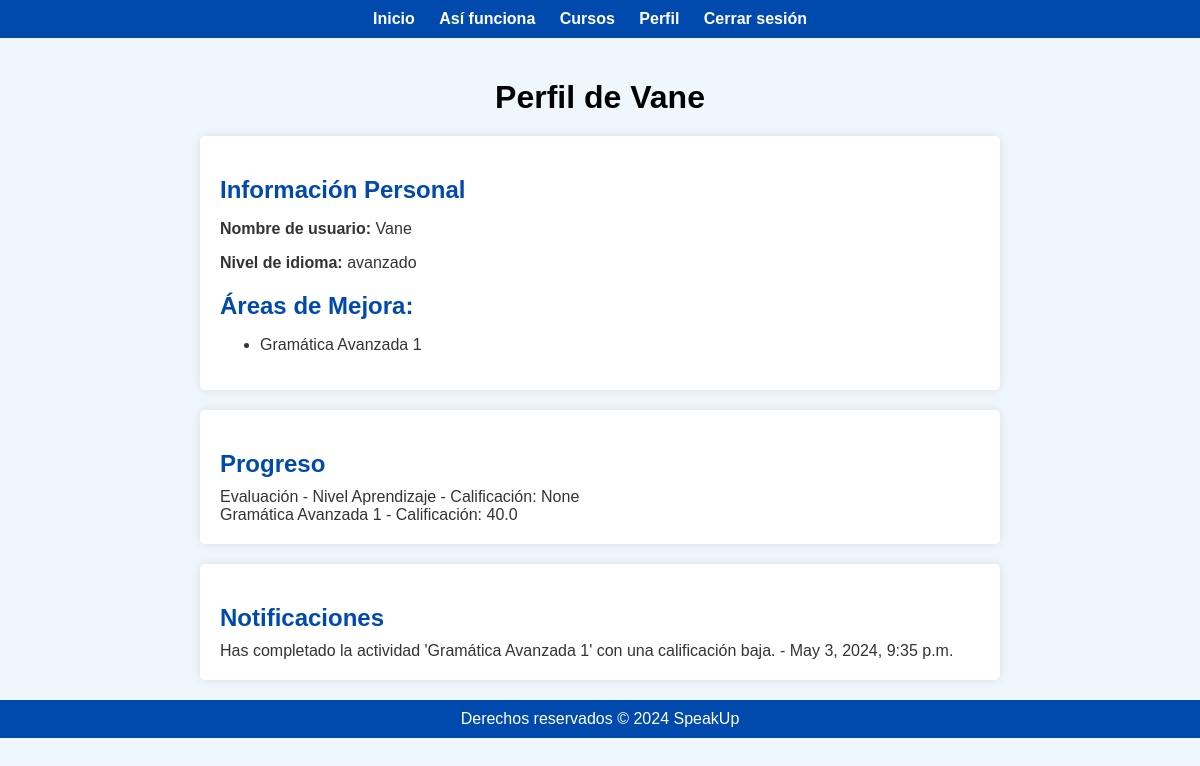
The app's page /profile/ (signed in), older data.
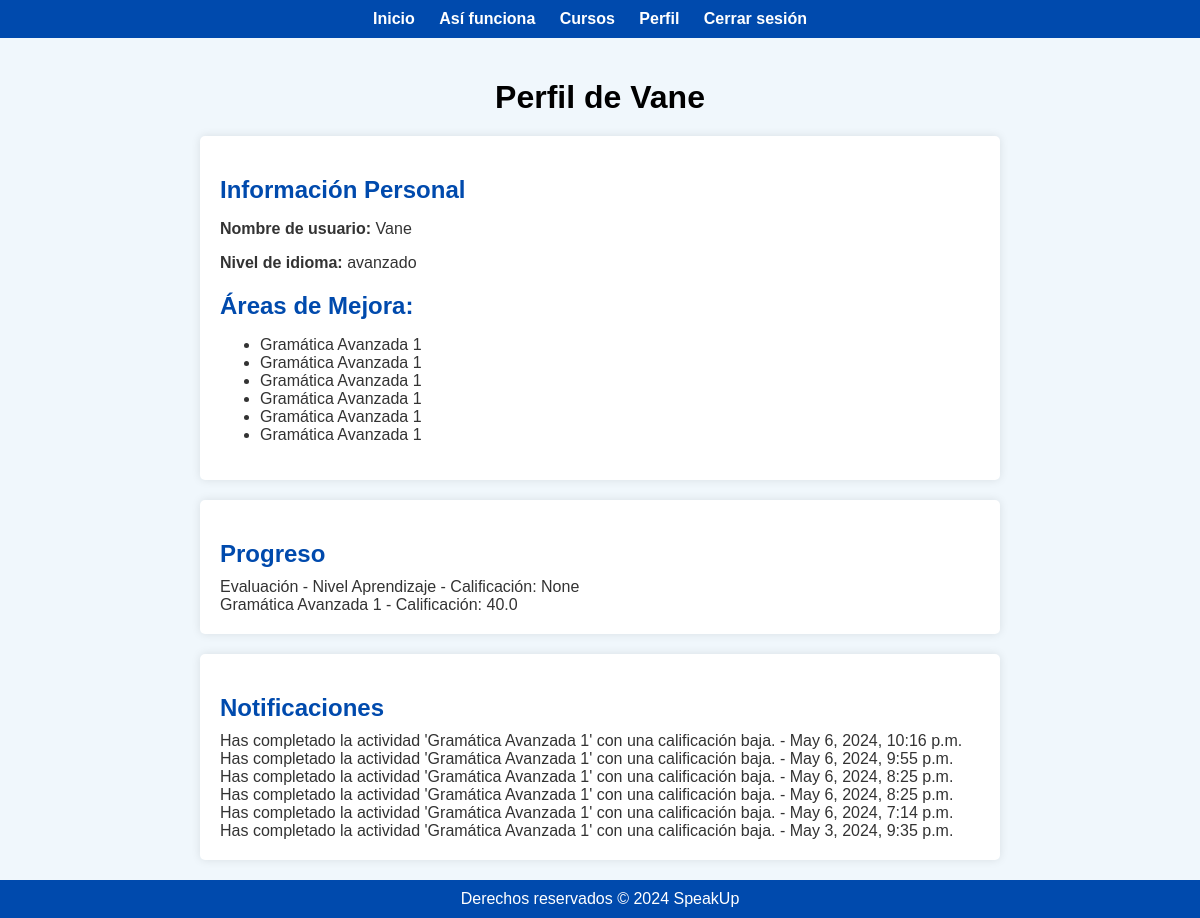
The same page, newer data.
### tutoria/models.py (models this page shows, shortened)
class Activity(models.Model):
    EVALUACION = 'evaluacion'
    BASIC = 'basico'
    INTERMEDIATE = 'intermedio'
    ADVANCED = 'avanzado'
    LEVEL_CHOICES = [
        (BASIC, 'Básico'),
        (INTERMEDIATE, 'Intermedio'),
        (ADVANCED, 'Avanzado'),
        (EVALUACION, 'Evaluación'),
    ]
    course = models.ForeignKey(Course, on_delete=models.CASCADE)
    name = models.CharField(max_length=200)
    description = models.TextField()
    nivel = models.CharField(max_length=20, choices=LEVEL_CHOICES, null=True, default=None)
    score = models.FloatField(null=True, blank=True)

class Progress(models.Model):
    student = models.ForeignKey(Student, on_delete=models.CASCADE)
    activity = models.ForeignKey(Activity, on_delete=models.CASCADE)
    completed = models.BooleanField(default=False)
    score = models.FloatField(null=True, blank=True)

class Notification(models.Model):
    student = models.ForeignKey('Student', on_delete=models.CASCADE)
    message = models.CharField(max_length=255)
    timestamp = models.DateTimeField(auto_now_add=True)

### tutoria/views.py (the view)
# urls.py: path('profile/', views.profile, name='profile'),  # Ruta para la página "Profile"
def profile(request):
    user = request.user
    try:
        student = Student.objects.get(user=user)
        progress = Progress.objects.filter(student=student, completed=True)
        notifications = Notification.objects.filter(student=student).order_by('-timestamp')
        completed_activities = []
        for progress_item in progress:
            activity = progress_item.activity
            score = progress_item.score
            completed_activities.append({'activity': activity, 'score': score})
        student_activities = student.areas_mejora.split(", ")[:-1]
        return render(request, 'profile.html', {'student': student, 'completed_activities': completed_activities, 'notifications': notifications, 'student_activities': student_activities})
    except Student.DoesNotExist:
        messages.error(request, 'No se encontró información de estudiante asociada a este usuario.')
        return redirect('home')

### tutoria/templates/profile.html (shortened to what this page needs)
<!DOCTYPE html>
<html lang="es">
<head>
</head>
<body>
    <div class="menu">
        <ul>
            <li><a href="{% url 'home' %}">Inicio</a></li>
            <li><a href="{% url 'about' %}">Así funciona</a></li>
            <li><a href="{% url 'courses' %}">Cursos</a></li>
            <li><a href="{% url 'profile' %}">Perfil</a></li>
            <li><a href="{% url 'logout' %}">Cerrar sesión</a></li>
        </ul>
    </div>
    <div class="content">
        <h1>Perfil de {{ student.name }}</h1>
        <div class="profile-info">
            <h2>Información Personal</h2>
            <p><strong>Nombre de usuario:</strong> {{ student.user.username }}</p>
            <p><strong>Nivel de idioma:</strong> {{ student.nivel_idioma }}</p>
            {% if student_activities %}
            <h2>Áreas de Mejora:</h2>
            <ul>
                {% for activity in student_activities %}
                <li>{{ activity }}</li>
                {% endfor %}
            </ul>
            {% endif %}
        </div>
        <div class="progress">
            <h2>Progreso</h2>
            <ul>
                {% for item in completed_activities %}
                <li>{{ item.activity.name }} - Calificación: {{ item.score }}</li>
                {% endfor %}
            </ul>
        </div>
        <div class="notifications">
            <h2>Notificaciones</h2>
            {% if notifications %}
            <ul>
                {% for notification in notifications %}
                <li>{{ notification.message }} - {{ notification.timestamp }}</li>
                {% endfor %}
            </ul>
            {% else %}
            <p>No hay notificaciones.</p>
            {% endif %}
        </div>
    </div>
    <footer>
        <p>Derechos reservados &copy; 2024 SpeakUp</p>
    </footer>
</body>
</html>

Row changes from the older to the newer data that the page shows:
added Notification: message "Has completado la actividad 'Gramática Avanzada 1' con una calificación baja.", timestamp "May 6, 2024, 10:16 p.m."
added Notification: message "Has completado la actividad 'Gramática Avanzada 1' con una calificación baja.", timestamp "May 6, 2024, 9:55 p.m."
added Notification: message "Has completado la actividad 'Gramática Avanzada 1' con una calificación baja.", timestamp "May 6, 2024, 8:25 p.m."
added Notification: message "Has completado la actividad 'Gramática Avanzada 1' con una calificación baja.", timestamp "May 6, 2024, 8:25 p.m."
added Notification: message "Has completado la actividad 'Gramática Avanzada 1' con una calificación baja.", timestamp "May 6, 2024, 7:14 p.m."
Text that changed along with them:
new list line: "Gramática Avanzada 1"
